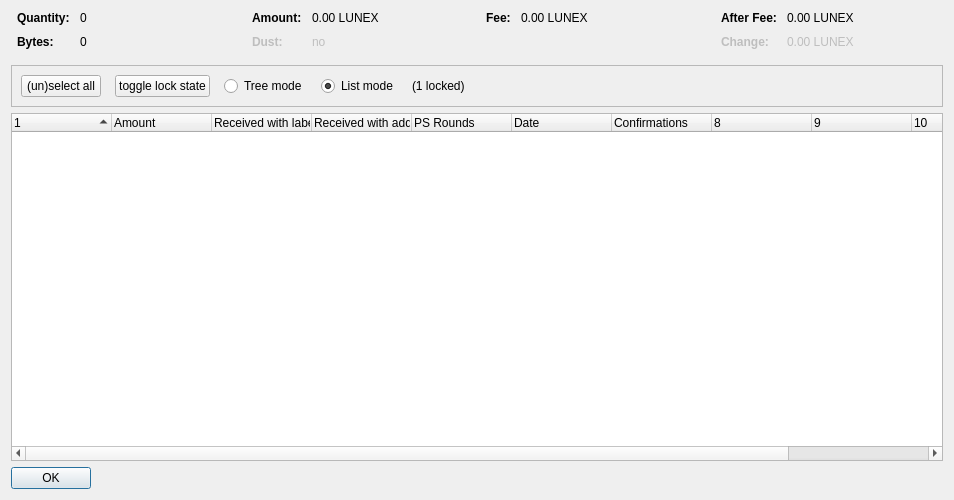
<?xml version="1.0" encoding="UTF-8"?>
<ui version="4.0">
 <class>CoinControlDialog</class>
 <widget class="QDialog" name="CoinControlDialog">
  <property name="geometry">
   <rect>
    <x>0</x>
    <y>0</y>
    <width>954</width>
    <height>500</height>
   </rect>
  </property>
  <property name="windowTitle">
   <string>Coin Selection</string>
  </property>
  <layout class="QVBoxLayout" name="verticalLayout">
   <item>
    <layout class="QHBoxLayout" name="horizontalLayoutTop" stretch="0,0,0,0">
     <property name="topMargin">
      <number>0</number>
     </property>
     <property name="bottomMargin">
      <number>10</number>
     </property>
     <item>
      <layout class="QFormLayout" name="formLayoutCoinControl1">
       <property name="horizontalSpacing">
        <number>10</number>
       </property>
       <property name="verticalSpacing">
        <number>10</number>
       </property>
       <property name="leftMargin">
        <number>6</number>
       </property>
       <property name="rightMargin">
        <number>6</number>
       </property>
       <item row="0" column="0">
        <widget class="QLabel" name="labelCoinControlQuantityText">
         <property name="font">
          <font>
           <weight>75</weight>
           <bold>true</bold>
          </font>
         </property>
         <property name="text">
          <string>Quantity:</string>
         </property>
        </widget>
       </item>
       <item row="0" column="1">
        <widget class="QLabel" name="labelCoinControlQuantity">
         <property name="cursor">
          <cursorShape>IBeamCursor</cursorShape>
         </property>
         <property name="contextMenuPolicy">
          <enum>Qt::ActionsContextMenu</enum>
         </property>
         <property name="text">
          <string notr="true">0</string>
         </property>
         <property name="textInteractionFlags">
          <set>Qt::LinksAccessibleByMouse|Qt::TextSelectableByKeyboard|Qt::TextSelectableByMouse</set>
         </property>
        </widget>
       </item>
       <item row="1" column="0">
        <widget class="QLabel" name="labelCoinControlBytesText">
         <property name="font">
          <font>
           <weight>75</weight>
           <bold>true</bold>
          </font>
         </property>
         <property name="text">
          <string>Bytes:</string>
         </property>
        </widget>
       </item>
       <item row="1" column="1">
        <widget class="QLabel" name="labelCoinControlBytes">
         <property name="cursor">
          <cursorShape>IBeamCursor</cursorShape>
         </property>
         <property name="contextMenuPolicy">
          <enum>Qt::ActionsContextMenu</enum>
         </property>
         <property name="text">
          <string notr="true">0</string>
         </property>
         <property name="textInteractionFlags">
          <set>Qt::LinksAccessibleByMouse|Qt::TextSelectableByKeyboard|Qt::TextSelectableByMouse</set>
         </property>
        </widget>
       </item>
      </layout>
     </item>
     <item>
      <layout class="QFormLayout" name="formLayoutCoinControl2">
       <property name="horizontalSpacing">
        <number>10</number>
       </property>
       <property name="verticalSpacing">
        <number>10</number>
       </property>
       <property name="leftMargin">
        <number>6</number>
       </property>
       <property name="rightMargin">
        <number>6</number>
       </property>
       <item row="0" column="0">
        <widget class="QLabel" name="labelCoinControlAmountText">
         <property name="font">
          <font>
           <weight>75</weight>
           <bold>true</bold>
          </font>
         </property>
         <property name="text">
          <string>Amount:</string>
         </property>
        </widget>
       </item>
       <item row="0" column="1">
        <widget class="QLabel" name="labelCoinControlAmount">
         <property name="cursor">
          <cursorShape>IBeamCursor</cursorShape>
         </property>
         <property name="contextMenuPolicy">
          <enum>Qt::ActionsContextMenu</enum>
         </property>
         <property name="text">
          <string notr="true">0.00 LUNEX</string>
         </property>
         <property name="textInteractionFlags">
          <set>Qt::LinksAccessibleByMouse|Qt::TextSelectableByKeyboard|Qt::TextSelectableByMouse</set>
         </property>
        </widget>
       </item>
       <item row="1" column="0">
        <widget class="QLabel" name="labelCoinControlLowOutputText">
         <property name="enabled">
          <bool>false</bool>
         </property>
         <property name="font">
          <font>
           <weight>75</weight>
           <bold>true</bold>
          </font>
         </property>
         <property name="text">
          <string>Dust:</string>
         </property>
        </widget>
       </item>
       <item row="1" column="1">
        <widget class="QLabel" name="labelCoinControlLowOutput">
         <property name="enabled">
          <bool>false</bool>
         </property>
         <property name="cursor">
          <cursorShape>IBeamCursor</cursorShape>
         </property>
         <property name="contextMenuPolicy">
          <enum>Qt::ActionsContextMenu</enum>
         </property>
         <property name="text">
          <string notr="true">no</string>
         </property>
         <property name="textInteractionFlags">
          <set>Qt::LinksAccessibleByMouse|Qt::TextSelectableByKeyboard|Qt::TextSelectableByMouse</set>
         </property>
        </widget>
       </item>
      </layout>
     </item>
     <item>
      <layout class="QFormLayout" name="formLayoutCoinControl3">
       <property name="horizontalSpacing">
        <number>10</number>
       </property>
       <property name="verticalSpacing">
        <number>10</number>
       </property>
       <property name="leftMargin">
        <number>6</number>
       </property>
       <property name="rightMargin">
        <number>6</number>
       </property>
       <item row="0" column="0">
        <widget class="QLabel" name="labelCoinControlFeeText">
         <property name="font">
          <font>
           <weight>75</weight>
           <bold>true</bold>
          </font>
         </property>
         <property name="text">
          <string>Fee:</string>
         </property>
        </widget>
       </item>
       <item row="0" column="1">
        <widget class="QLabel" name="labelCoinControlFee">
         <property name="cursor">
          <cursorShape>IBeamCursor</cursorShape>
         </property>
         <property name="contextMenuPolicy">
          <enum>Qt::ActionsContextMenu</enum>
         </property>
         <property name="text">
          <string notr="true">0.00 LUNEX</string>
         </property>
         <property name="textInteractionFlags">
          <set>Qt::LinksAccessibleByMouse|Qt::TextSelectableByKeyboard|Qt::TextSelectableByMouse</set>
         </property>
        </widget>
       </item>
      </layout>
     </item>
     <item>
      <layout class="QFormLayout" name="formLayoutCoinControl4">
       <property name="horizontalSpacing">
        <number>10</number>
       </property>
       <property name="verticalSpacing">
        <number>10</number>
       </property>
       <property name="leftMargin">
        <number>6</number>
       </property>
       <property name="rightMargin">
        <number>6</number>
       </property>
       <item row="0" column="0">
        <widget class="QLabel" name="labelCoinControlAfterFeeText">
         <property name="font">
          <font>
           <weight>75</weight>
           <bold>true</bold>
          </font>
         </property>
         <property name="text">
          <string>After Fee:</string>
         </property>
        </widget>
       </item>
       <item row="0" column="1">
        <widget class="QLabel" name="labelCoinControlAfterFee">
         <property name="cursor">
          <cursorShape>IBeamCursor</cursorShape>
         </property>
         <property name="contextMenuPolicy">
          <enum>Qt::ActionsContextMenu</enum>
         </property>
         <property name="text">
          <string notr="true">0.00 LUNEX</string>
         </property>
         <property name="textInteractionFlags">
          <set>Qt::LinksAccessibleByMouse|Qt::TextSelectableByKeyboard|Qt::TextSelectableByMouse</set>
         </property>
        </widget>
       </item>
       <item row="1" column="0">
        <widget class="QLabel" name="labelCoinControlChangeText">
         <property name="enabled">
          <bool>false</bool>
         </property>
         <property name="font">
          <font>
           <weight>75</weight>
           <bold>true</bold>
          </font>
         </property>
         <property name="text">
          <string>Change:</string>
         </property>
        </widget>
       </item>
       <item row="1" column="1">
        <widget class="QLabel" name="labelCoinControlChange">
         <property name="enabled">
          <bool>false</bool>
         </property>
         <property name="cursor">
          <cursorShape>IBeamCursor</cursorShape>
         </property>
         <property name="contextMenuPolicy">
          <enum>Qt::ActionsContextMenu</enum>
         </property>
         <property name="text">
          <string notr="true">0.00 LUNEX</string>
         </property>
         <property name="textInteractionFlags">
          <set>Qt::LinksAccessibleByMouse|Qt::TextSelectableByKeyboard|Qt::TextSelectableByMouse</set>
         </property>
        </widget>
       </item>
      </layout>
     </item>
    </layout>
   </item>
   <item>
    <widget class="QFrame" name="frame">
     <property name="minimumSize">
      <size>
       <width>0</width>
       <height>40</height>
      </size>
     </property>
     <property name="frameShape">
      <enum>QFrame::StyledPanel</enum>
     </property>
     <property name="frameShadow">
      <enum>QFrame::Sunken</enum>
     </property>
     <layout class="QHBoxLayout" name="horizontalLayout">
      <item>
       <layout class="QHBoxLayout" name="horizontalLayoutPanel" stretch="0,0,0,0,0,0">
        <property name="spacing">
         <number>14</number>
        </property>
        <item>
         <widget class="QPushButton" name="pushButtonSelectAll">
          <property name="sizePolicy">
           <sizepolicy hsizetype="Maximum" vsizetype="Fixed">
            <horstretch>0</horstretch>
            <verstretch>0</verstretch>
           </sizepolicy>
          </property>
          <property name="text">
           <string>(un)select all</string>
          </property>
          <property name="autoDefault">
           <bool>false</bool>
          </property>
         </widget>
        </item>
        <item>
         <widget class="QPushButton" name="pushButtonToggleLock">
          <property name="sizePolicy">
           <sizepolicy hsizetype="Maximum" vsizetype="Fixed">
            <horstretch>0</horstretch>
            <verstretch>0</verstretch>
           </sizepolicy>
          </property>
          <property name="text">
           <string>toggle lock state</string>
          </property>
          <property name="autoDefault">
           <bool>false</bool>
          </property>
         </widget>
        </item>
        <item>
         <widget class="QRadioButton" name="radioTreeMode">
          <property name="sizePolicy">
           <sizepolicy hsizetype="Maximum" vsizetype="Fixed">
            <horstretch>0</horstretch>
            <verstretch>0</verstretch>
           </sizepolicy>
          </property>
          <property name="text">
           <string>Tree mode</string>
          </property>
         </widget>
        </item>
        <item>
         <widget class="QRadioButton" name="radioListMode">
          <property name="sizePolicy">
           <sizepolicy hsizetype="Maximum" vsizetype="Fixed">
            <horstretch>0</horstretch>
            <verstretch>0</verstretch>
           </sizepolicy>
          </property>
          <property name="text">
           <string>List mode</string>
          </property>
          <property name="checked">
           <bool>true</bool>
          </property>
         </widget>
        </item>
        <item>
         <widget class="QLabel" name="labelLocked">
          <property name="text">
           <string>(1 locked)</string>
          </property>
         </widget>
        </item>
        <item>
         <spacer name="horizontalSpacer">
          <property name="orientation">
           <enum>Qt::Horizontal</enum>
          </property>
          <property name="sizeHint" stdset="0">
           <size>
            <width>40</width>
            <height>20</height>
           </size>
          </property>
         </spacer>
        </item>
       </layout>
      </item>
     </layout>
    </widget>
   </item>
   <item>
    <widget class="CoinControlTreeWidget" name="treeWidget">
     <property name="contextMenuPolicy">
      <enum>Qt::CustomContextMenu</enum>
     </property>
     <property name="sortingEnabled">
      <bool>false</bool>
     </property>
     <property name="columnCount">
      <number>11</number>
     </property>
     <attribute name="headerShowSortIndicator" stdset="0">
      <bool>true</bool>
     </attribute>
     <attribute name="headerStretchLastSection">
      <bool>false</bool>
     </attribute>
     <column>
      <property name="text">
       <string/>
      </property>
     </column>
     <column>
      <property name="text">
       <string>Amount</string>
      </property>
     </column>
     <column>
      <property name="text">
       <string>Received with label</string>
      </property>
     </column>
     <column>
      <property name="text">
       <string>Received with address</string>
      </property>
     </column>
     <column>
      <property name="text">
       <string>PS Rounds</string>
      </property>
     </column>
     <column>
      <property name="text">
       <string>Date</string>
      </property>
     </column>
     <column>
      <property name="text">
       <string>Confirmations</string>
      </property>
      <property name="toolTip">
       <string>Confirmed</string>
      </property>
     </column>
     <column>
      <property name="text">
       <string/>
      </property>
     </column>
     <column>
      <property name="text">
       <string/>
      </property>
     </column>
     <column>
      <property name="text">
       <string/>
      </property>
     </column>
     <column>
      <property name="text">
       <string/>
      </property>
     </column>
    </widget>
   </item>
   <item>
    <widget class="QDialogButtonBox" name="buttonBox">
     <property name="sizePolicy">
      <sizepolicy hsizetype="Maximum" vsizetype="Fixed">
       <horstretch>0</horstretch>
       <verstretch>0</verstretch>
      </sizepolicy>
     </property>
     <property name="orientation">
      <enum>Qt::Horizontal</enum>
     </property>
     <property name="standardButtons">
      <set>QDialogButtonBox::Ok</set>
     </property>
    </widget>
   </item>
  </layout>
 </widget>
 <customwidgets>
  <customwidget>
   <class>CoinControlTreeWidget</class>
   <extends>QTreeWidget</extends>
   <header>coincontroltreewidget.h</header>
  </customwidget>
 </customwidgets>
 <resources/>
 <connections/>
</ui>
